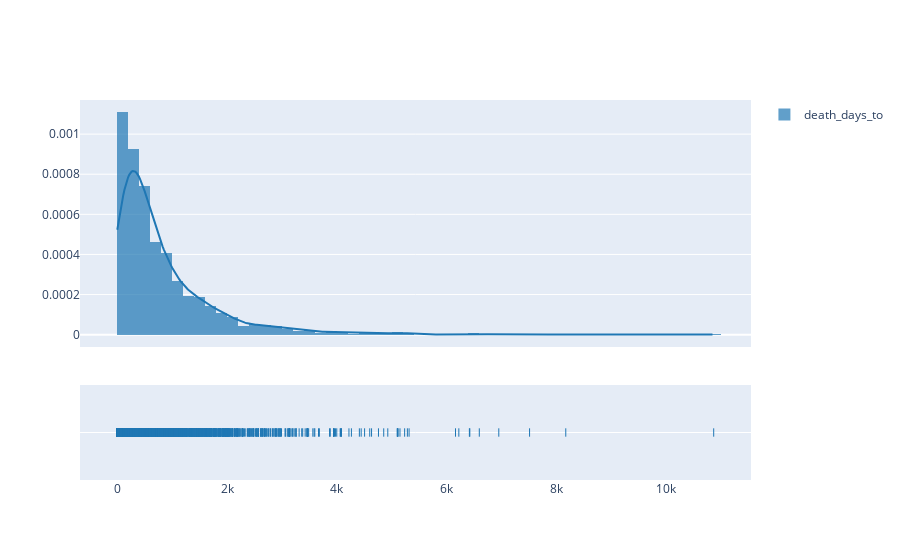
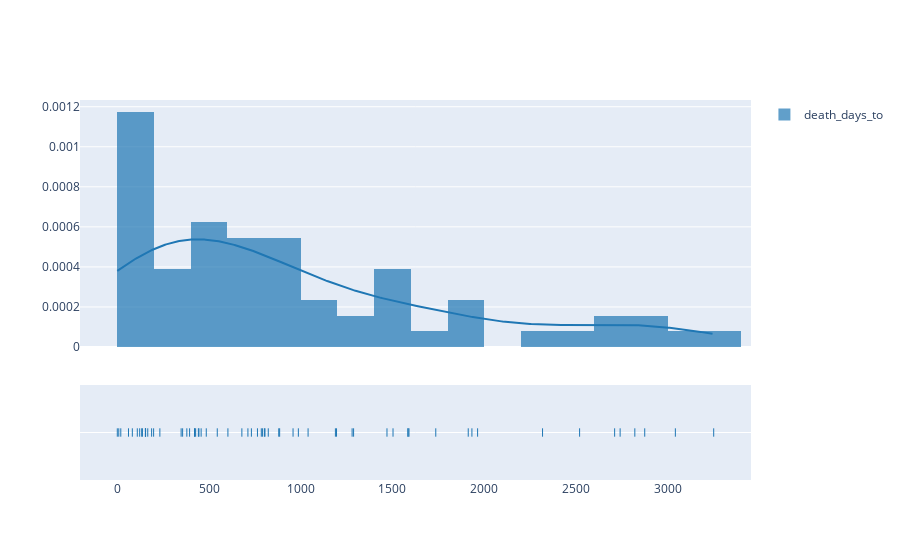

These figures' notebook cell, in order:
### Markdown cell above
# 4. Do some actual research

### Code cell
# Here we engage with two research questions.
# 1. Is there an interaction between age and survival time?
# 2. Do patient with a mutated MTOR gene survive significantly shorter than those with the wildtype?

print("N wildtype")
print(statistics_api.count(session,  age_days_wild))
print("N mutated")
print(statistics_api.count(session,  age_days_mute))

print()
print("Mean survival time wildtype")
print(statistics_api.mean(session,  survival_days_wild))

print("Mean survival time mutated")
print(statistics_api.mean(session,  survival_days_mute))



print("Age impact wildtype")
print(statistics_api.pearson(session,  age_days_wild, survival_days_wild, alternative)["pearson"])

print("Age impact mutated")
print(statistics_api.pearson(session,  age_days_mute, survival_days_mute, alternative)["pearson"])


print("test on mean survival signigicance")
print(statistics_api.welch_t_test(session,  survival_days_wild, survival_days_mute, alternative))


dict_of_fig = visualization_api.kernel_density_estimation(session, survival_days_mute, 200)
fig = go.Figure(dict_of_fig["figure"])
fig.show()

dict_of_fig = visualization_api.kernel_density_estimation(session, survival_days_wild, 200)
fig = go.Figure(dict_of_fig["figure"])
fig.show()

### Figure 1 — Plotly figure (JSON) as saved in the notebook; plotly's stock layout.template omitted (floating-point values rounded to 4 significant figures; data arrays with more than 128 entries replaced by an {"elided": "..."} marker saying what was removed)
{"data": [{"autobinx": false, "histnorm": "probability density", "legendgroup": "death_days_to", "marker": {"color": "rgb(31, 119, 180)"}, "name": "death_days_to", "opacity": 0.7, "type": "histogram", "x": {"elided": "2007 int values"}, "xaxis": "x", "xbins": {"end": 10870, "size": 200, "start": 0}, "yaxis": "y"}, {"legendgroup": "death_days_to", "marker": {"color": "rgb(31, 119, 180)"}, "mode": "lines", "name": "death_days_to", "showlegend": false, "type": "scatter", "x": {"elided": "500 float values"}, "xaxis": "x", "y": {"elided": "500 float values"}, "yaxis": "y"}, {"legendgroup": "death_days_to", "marker": {"color": "rgb(31, 119, 180)", "symbol": "line-ns-open"}, "mode": "markers", "name": "death_days_to", "showlegend": false, "type": "scatter", "x": {"elided": "2007 int values"}, "xaxis": "x", "y": {"elided": "2007 str values"}, "yaxis": "y2"}], "layout": {"barmode": "overlay", "hovermode": "closest", "legend": {"traceorder": "reversed"}, "xaxis": {"anchor": "y2", "domain": [0, 1], "zeroline": false}, "yaxis": {"anchor": "free", "domain": [0.35, 1], "position": 0}, "yaxis2": {"anchor": "x", "domain": [0, 0.25], "dtick": 1, "showticklabels": false}}}

### Figure 2 — Plotly figure (JSON) as saved in the notebook; plotly's stock layout.template omitted (floating-point values rounded to 4 significant figures; data arrays with more than 128 entries replaced by an {"elided": "..."} marker saying what was removed)
{"data": [{"autobinx": false, "histnorm": "probability density", "legendgroup": "death_days_to", "marker": {"color": "rgb(31, 119, 180)"}, "name": "death_days_to", "opacity": 0.7, "type": "histogram", "x": [154, 154, 187, 1585, 823, 545, 2741, 198, 1964, 445, 422, 2711, 348, 394, 785, 2821, 427, 2875, 2520, 1195, 19, 802, 485, 421, 0, 805, 603, 764, 712, 356, 792, 1280, 679, 8, 82, 1590, 133, 1040, 880, 232, 1933, 1189, 1736, 457, 1470, 987, 958, 166, 2318, 1288, 109, 137, 3251, 442, 61, 122, 731, 1503, 3042, 885, 1584, 1913, 153, 379], "xaxis": "x", "xbins": {"end": 3251, "size": 200, "start": 0}, "yaxis": "y"}, {"legendgroup": "death_days_to", "marker": {"color": "rgb(31, 119, 180)"}, "mode": "lines", "name": "death_days_to", "showlegend": false, "type": "scatter", "x": {"elided": "500 float values"}, "xaxis": "x", "y": {"elided": "500 float values"}, "yaxis": "y"}, {"legendgroup": "death_days_to", "marker": {"color": "rgb(31, 119, 180)", "symbol": "line-ns-open"}, "mode": "markers", "name": "death_days_to", "showlegend": false, "type": "scatter", "x": [154, 154, 187, 1585, 823, 545, 2741, 198, 1964, 445, 422, 2711, 348, 394, 785, 2821, 427, 2875, 2520, 1195, 19, 802, 485, 421, 0, 805, 603, 764, 712, 356, 792, 1280, 679, 8, 82, 1590, 133, 1040, 880, 232, 1933, 1189, 1736, 457, 1470, 987, 958, 166, 2318, 1288, 109, 137, 3251, 442, 61, 122, 731, 1503, 3042, 885, 1584, 1913, 153, 379], "xaxis": "x", "y": ["death_days_to", "death_days_to", "death_days_to", "death_days_to", "death_days_to", "death_days_to", "death_days_to", "death_days_to", "death_days_to", "death_days_to", "death_days_to", "death_days_to", "death_days_to", "death_days_to", "death_days_to", "death_days_to", "death_days_to", "death_days_to", "death_days_to", "death_days_to", "death_days_to", "death_days_to", "death_days_to", "death_days_to", "death_days_to", "death_days_to", "death_days_to", "death_days_to", "death_days_to", "death_days_to", "death_days_to", "death_days_to", "death_days_to", "death_days_to", "death_days_to", "death_days_to", "death_days_to", "death_days_to", "death_days_to", "death_days_to", "death_days_to", "death_days_to", "death_days_to", "death_days_to", "death_days_to", "death_days_to", "death_days_to", "death_days_to", "death_days_to", "death_days_to", "death_days_to", "death_days_to", "death_days_to", "death_days_to", "death_days_to", "death_days_to", "death_days_to", "death_days_to", "death_days_to", "death_days_to", "death_days_to", "death_days_to", "death_days_to", "death_days_to"], "yaxis": "y2"}], "layout": {"barmode": "overlay", "hovermode": "closest", "legend": {"traceorder": "reversed"}, "xaxis": {"anchor": "y2", "domain": [0, 1], "zeroline": false}, "yaxis": {"anchor": "free", "domain": [0.35, 1], "position": 0}, "yaxis2": {"anchor": "x", "domain": [0, 0.25], "dtick": 1, "showticklabels": false}}}
